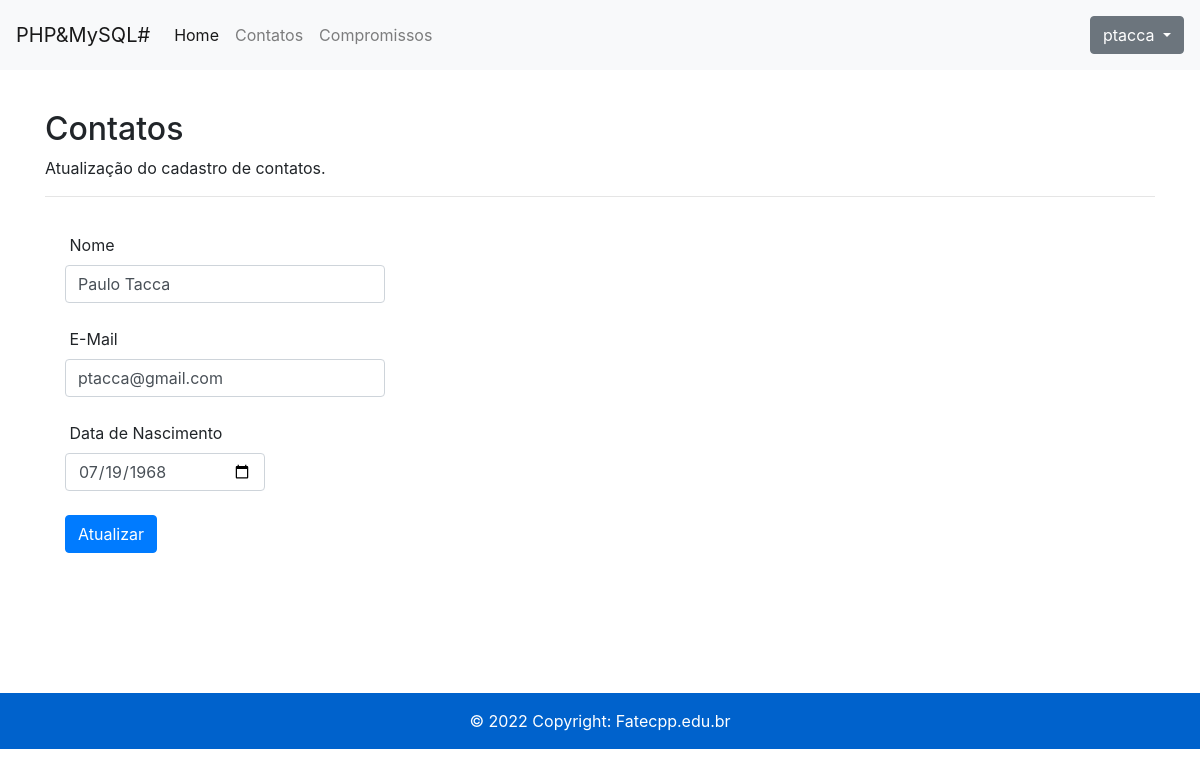
Page /update-contato.php?id=1 (signed in) on the committed database.
### tables this page shows
CREATE TABLE `contatos` (
  `id` int(11) NOT NULL,
  `nome` varchar(100) NOT NULL,
  `email` varchar(100) NOT NULL,
  `datanasc` date DEFAULT NULL,
  `created_at` datetime NOT NULL DEFAULT current_timestamp()
);

### update-contato.php (the view, shortened to what this page needs)
<?php
require("header-inc.php");
require_once('connection.php');
if (isset($_GET['id'])){
	$id = $_GET['id'];
	$mysql_query = "SELECT * FROM contatos WHERE id={$id}";
	$result = $conn->query($mysql_query);
	$row = mysqli_fetch_assoc($result);
}
?>
<div class="container">
	<h2>Contatos</h2>
  	<p>Atualização do cadastro de contatos.</p>
  	<hr>
	<div class="wrapper">
		<form method="post">
			<label for="name">&nbsp;Nome</label>
			<input type="text" name="nome" id="nome" class="form-control" required value="<?= $row['nome']; ?>"><br>
			<label for="email">&nbsp;E-Mail</label>
			<input type="text" name="email" id="email" class="form-control"required value="<?= $row['email']; ?>"><br>
			<label for="datanasc">&nbsp;Data de Nascimento</label>
			<input type="date" name="datanasc" id="datanasc" class="form-control" style="width: 200px;" value="<?= $row['datanasc']; ?>"><br>
			<input type="submit" name="enviar" value="Atualizar" class="btn btn-primary w100">
		</form>
	</div>
</div>
<?php require("footer-inc.php"); ?>

### css/style.css (style rules this page uses)
.wrapper { width: 360px; padding: 20px; }

### rows in the picture
contatos: nome "Paulo Tacca", email "ptacca@gmail.com", datanasc "07/19/1968"

### other values in the picture
$_SESSION["username"] "ptacca"
